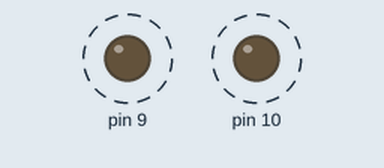
Bench run of a sketch on a simulated Arduino Uno, built with avr-gcc and run on an emulated ATmega328P. Shown: output pins drawn as LEDs (lit = HIGH). Dashed ring = blinking.

Above: at 0.07 s.
Timing chart, 0 to 3.0 s (numbered marks = the images above):
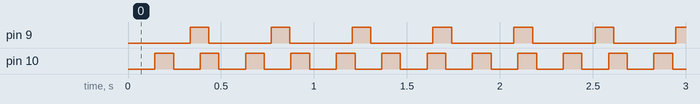

Measured:
- by itself, pin 9: alternates HIGH for 0.10 s and LOW for 0.33 s
- by itself, pin 10: alternates HIGH for 0.10 s and LOW for 0.14 s

The sketch:

BlinkFlasherClass.ino
```cpp
class Flasher {
  long onTime;
  long offTime;
  bool state;
  int ledPin;
  long previousMillis;
  int ledState;

  public :
  Flasher(int onT, int offT, int l){
    onTime = onT;
    offTime = offT;
    ledPin =l;
    state = false;
    previousMillis=0;
    ledState = LOW;
    pinMode(ledPin, OUTPUT);
  }
  void update( unsigned long cm){


    // if the LED is off turn it on and vice-versa:
    if (state && cm - previousMillis > onTime)
    {
      state = false;
      ledState = LOW;
      previousMillis = cm;
    }
    else if(!state && cm - previousMillis > offTime)
    {
      state = true;
      ledState = HIGH;
      previousMillis = cm;
    }

    // set the LED with the ledState of the variable:
    digitalWrite(ledPin, ledState);
  }
};

Flasher f1(100, 1000, 29);
Flasher f2(100, 333, 9);
Flasher f3(100, 142, 10);

void setup() {
  // set the digital pin as output:


  Serial.begin(8600);
}


void loop()
{
  // here is where you'd put code that needs to be running all the time.

  // check to see if it's time to blink the LED; that is, if the
  // difference between the current time and last time you blinked
  // the LED is bigger than the interval at which you want to
  // blink the LED.
  unsigned long currentMillis = millis();
  f1.update(currentMillis);
  f2.update(currentMillis);
  f3.update(currentMillis);
}
```
